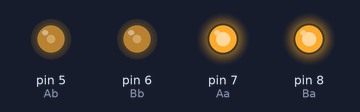
A sketch run on a simulated Arduino Uno, built with avr-gcc and run on an emulated ATmega328P. Parts: output pins drawn as LEDs (lit = HIGH).

Above: at 0.1 s.
Timing chart, 0 to 1.6 s (numbered marks = the images above):
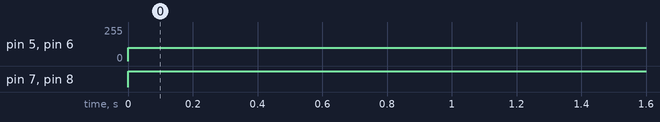

Measured:
- by itself, pin 5 (Ab), pin 6 (Bb): 0/255 → 100/255 at 0.00 s
- by itself, pin 7 (Aa), pin 8 (Ba): LOW → HIGH at 0.00 s

The sketch:

LBR2_motor_class.ino
```cpp
//Goal:Driving motors on the smart car
//Theme:class and function

#define Aa 7 //motor pins
#define Ab 5
#define Ba 8
#define Bb 6

class Motor { // to move motors
  public:
    void forward() { // like presets, is called on
      move(1, 100, 1, 100);
    }

    void backward() {
      move(0, 100, 0, 100);
    }

    void left() {
      move(0, 100, 1, 100);
    }

    void right() {
      move(1, 100, 0, 100);
    }

    void init(){
      for (int i = 6; i < 9; i++){//assigns pins as outputs
      pinMode(i, OUTPUT);

      }
    }

  private:

    void move(bool a, int b, bool c, int d) {//function to actually move the car
      digitalWrite(Aa, a);
      digitalWrite(Ba, c);

      analogWrite(Ab, b);
      analogWrite(Bb, d);
    }
};


Motor move;

void setup() {

move.init();

}

void loop() {

  move.forward();//moves the car forward
}
```
